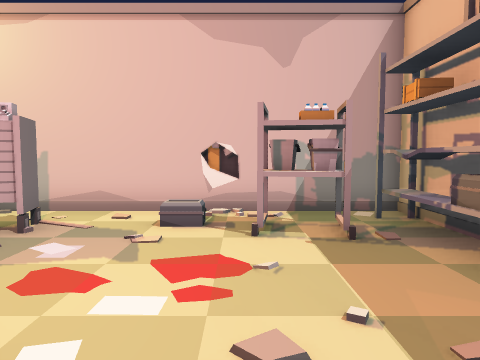
view 1 (above)

24 first-person views from a walk through a scene from a Unity 3-D project. The camera is 1.2 m above the floor, tilts 4° down and sees 70° across. The floor is counted in squares, 1 m on a side. Each view is taken from the middle of a square. On the plan, view 1 faces up. The plan holds only what a view shows up to about 14 squares ahead; the rest is blank. The place goes on beyond the plan. The player character is not drawn. Some animated figures are not drawn.

view 2
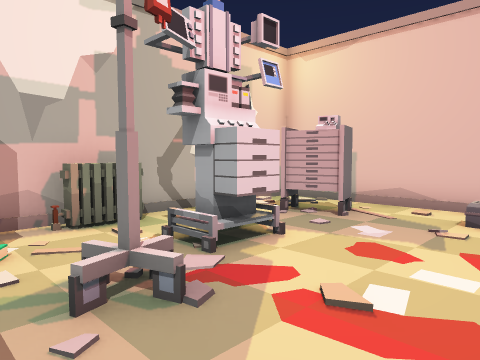

view 3
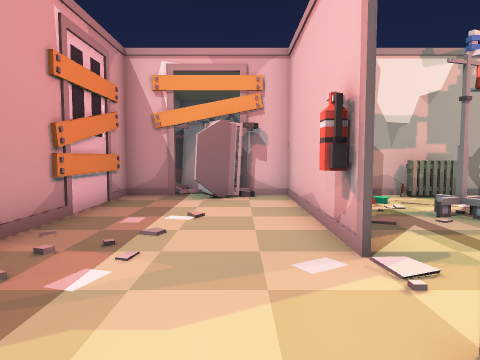

view 4
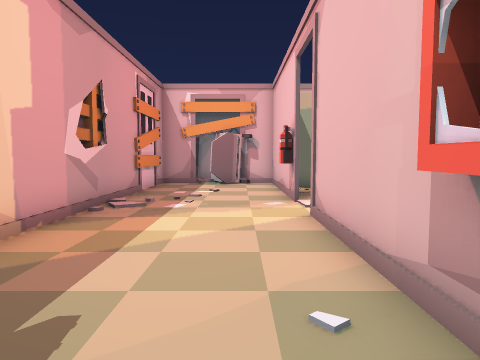

view 5
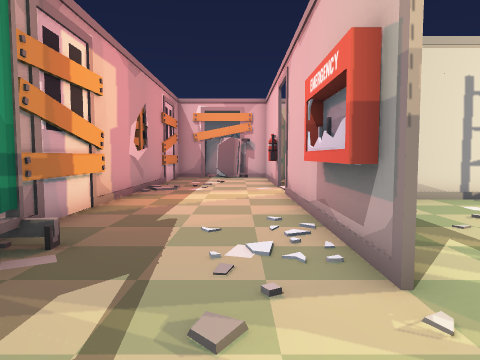

view 6
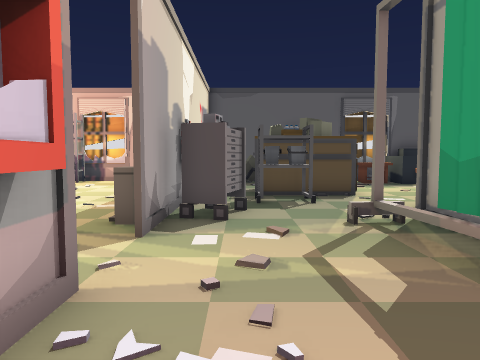

view 7
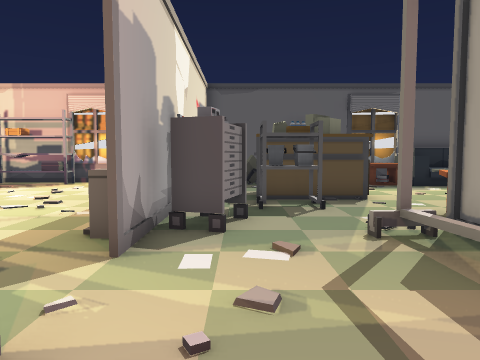

view 8
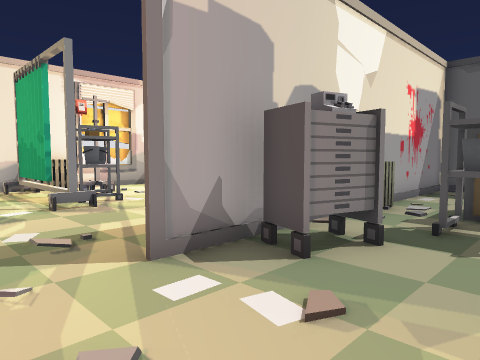

view 9
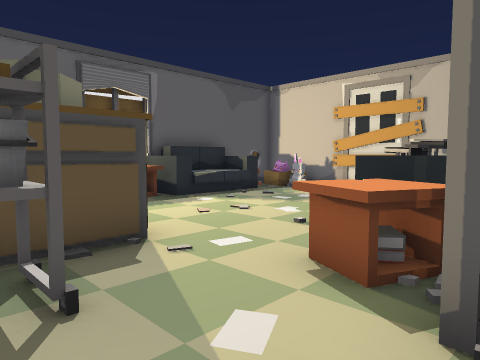

view 10
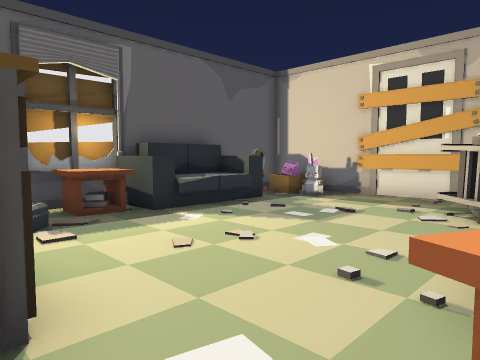

view 11
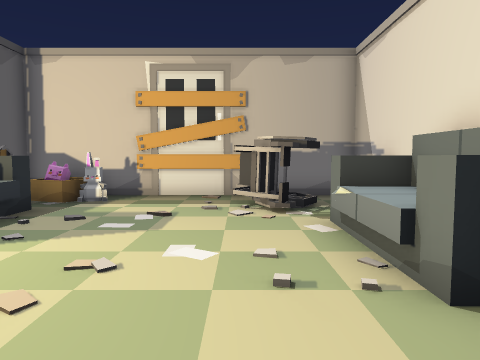

view 12
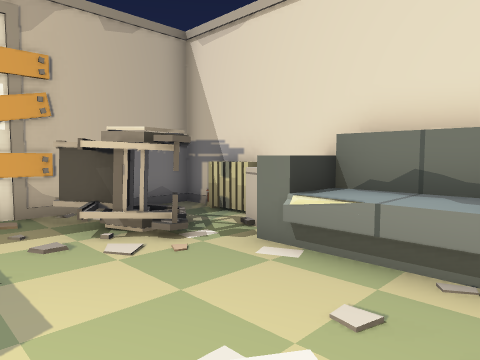

view 13
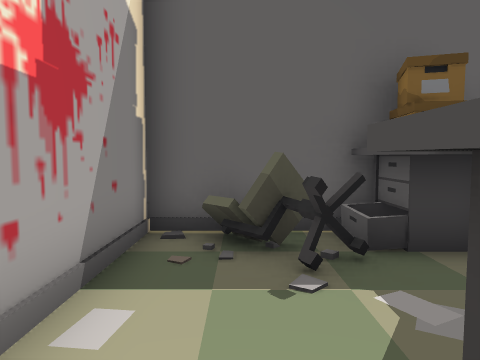

view 14
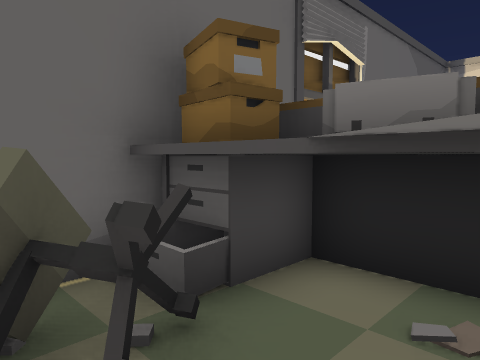

view 15
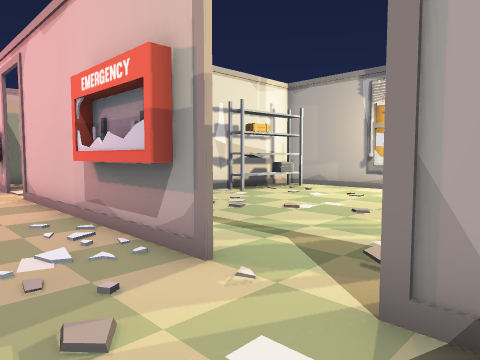

view 16
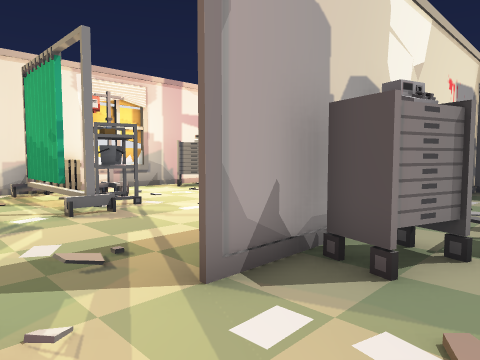

view 17
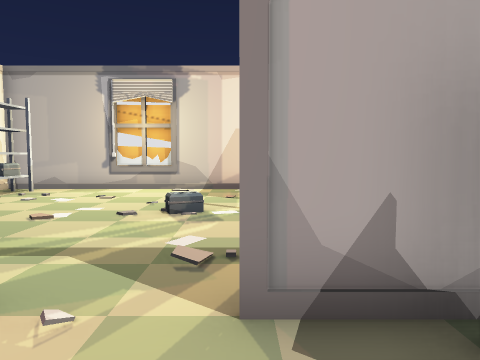

view 18
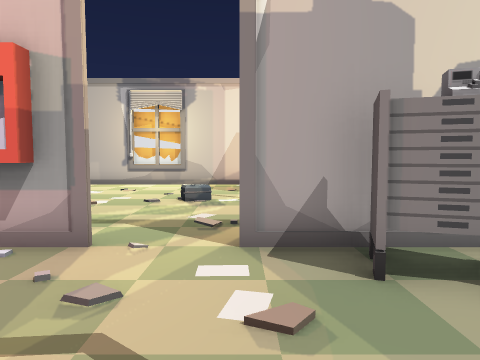

view 19
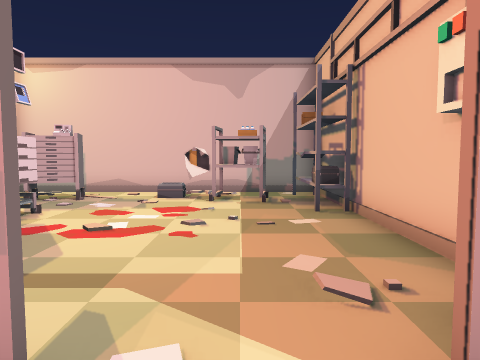

view 20
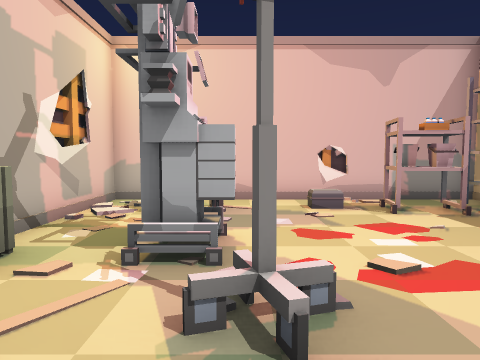

view 21
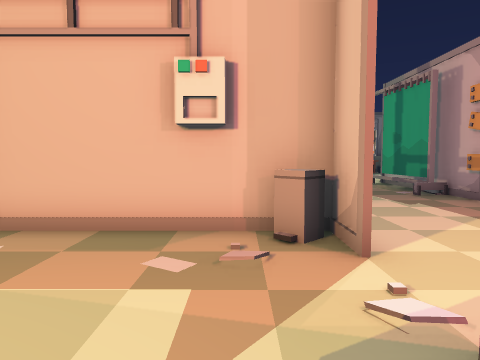

view 22
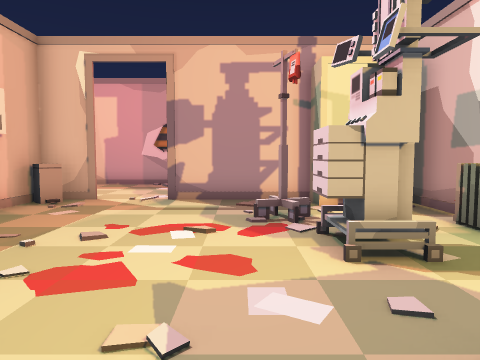

view 23
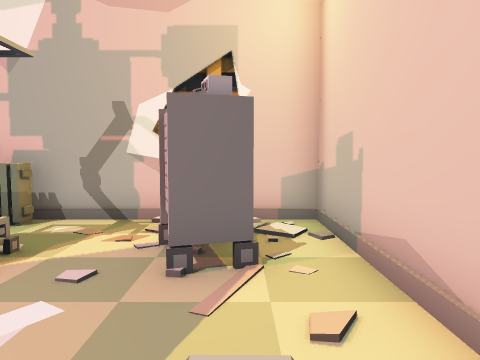

view 24
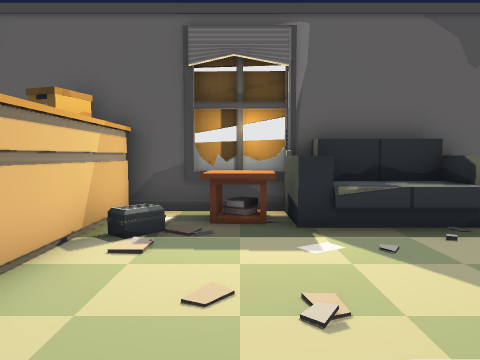

### Floor plan
Points are (right, up) in squares from view 1. A wall is a line through its corners. A room is listed if a view was taken in it or the views show most of it. See-through windows are left out.
Room 1 (views 1, 2, 3, 4, 5, 6, 7, 8, 9, 10, 11, 12, 13, 14, 15, 16, 17, 18, 19, 20, 21, 22, 23, 24)
walls: (10, -2.5) (2, -2.5); (15.9, -2.5) (11.9, -2.5); (3.5, 0.4) (3.5, 2.5) (3.5, 0.9); (13.5, -10.9) (13.5, -17.5) (23.5, -17.5) (23.5, -2.5) (18.5, -2.5); (1.9, -2.5) (3.5, -2.5) (3.5, -1.4); (9.5, 7.7) (8.5, 7.7); (0.1, -2.5) (-6.5, -2.5); (8.4, 7.7) (7.4, 7.7); (16, 7.7) (15.1, 7.7); (17.5, 7.5) (-6.5, 7.5) (-6.5, -4); (-4, -2.5) (0, -2.5); (23.8, -11.1) (23.8, -8.9); (0.1, 7.7) (-0.5, 7.7); (-6, -3.8) (-5.3, -5.3); (-6.5, -5.9) (-6.5, -7.5) (13.5, -7.5)
objects: cupboard (-6, -2) to (-4, -1); radiator (-6, 1) to (-6, 2); cabinet (-5, 5) to (-4, 6); machine (-4, 2) to (-3, 3); other object (-3, 0); shelf (0, 5) to (2, 6); bin (3, -2); shelf (3, 3) to (3, 7); shelf (4, 3) to (5, 7); other object (7, -3) to (9, -3); other object (9, -7) to (11, -7); bin (13, -2); other object (13, 2); shelf (13, 3) to (14, 4); other object (13, 4) to (13, 6); radiator (13, 7) to (14, 7); radiator (14, -16) to (14, -15); bin (14, -14) to (15, -14); sofa (14, -13) to (15, -10); table (14, -9) to (15, -8); cabinet (14, -4) to (15, -3); other object (15, -17) to (17, -14); other object (15, 5); shelf (16, -6) to (16, -5); other object (16, -3); radiator (17, -3) to (18, -3); computer (18, -7) to (19, -6); lamp (18, -5); cabinet (18, 6) to (19, 7); other object (19, -6) to (20, -5); other object (21, -17) to (23, -16); other object (21, -8) to (23, -8); medkit (21, -7) to (21, -6); other object (21, -5) to (23, -4); sofa (22, -15) to (23, -12); table (22, -11) to (23, -9); other object (22, -7) to (23, -6)

Where each view was taken, in squares from view 1:
view 1: 0 up, 0 right, facing up
view 2: 1 down, 0 right, facing up-left
view 3: 4 down, 4 right, facing left
view 4: 4 down, 9 right, facing left
view 5: 4 down, 13 right, facing left
view 6: 4 down, 7 right, facing right
view 7: 4 down, 8 right, facing right
view 8: 6 down, 10 right, facing up-right
view 9: 5 down, 13 right, facing down-right
view 10: 7 down, 15 right, facing down-right
view 11: 7 down, 17 right, facing down
view 12: 10 down, 19 right, facing down-left
view 13: 4 down, 18 right, facing right
view 14: 4 down, 20 right, facing down-right
view 15: 5 down, 13 right, facing up-left
view 16: 5 down, 10 right, facing up-right
view 17: 5 down, 12 right, facing up
view 18: 7 down, 12 right, facing up
view 19: 4 down, 1 right, facing up
view 20: 2 down, 3 left, facing up
view 21: 1 down, 2 left, facing right
view 22: 7 up, 2 left, facing down
view 23: 6 up, 0 right, facing left
view 24: 10 down, 16 right, facing right
